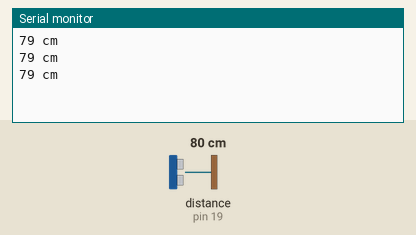
Bench run of a sketch on a simulated Arduino Uno, built with avr-gcc and run on an emulated ATmega328P. Shown: the last lines printed to the serial monitor. Wiring (inferred from the names in the program): ultrasonic range finder: trigger pin 16; echo pin 19. The test bench sets the inputs (shaded band); at power-on: distance to the obstacle (sensor on pin 19) 80 cm. The echo pulse lasts 58.3 µs per cm.

Above: at 1.3 s.
1.4 s: distance to the obstacle (sensor on pin 19) set to 2 cm
At 1.9 s:
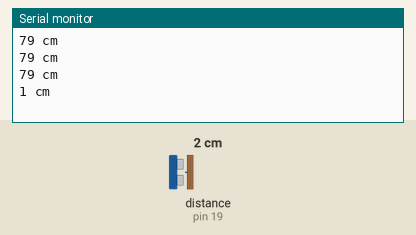
2.9 s: distance to the obstacle (sensor on pin 19) set to 4 cm
At 3.4 s:
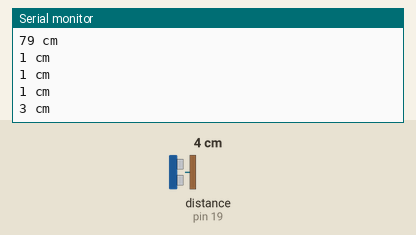
Timing chart, 0 to 5.9 s (numbered marks = the images above; inputs shaded):
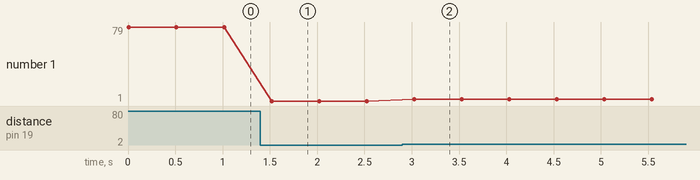

The sketch:

sketch_mar14c.ino
```cpp
int trig = 16;     //Transmisor
int eco = 19;      //Receptor
int duracion;     //Variable para duracion del pulso
int distancia;    //Variable para hallar la distancia

void setup() {
  pinMode(trig, OUTPUT);
  pinMode(eco, INPUT);
  Serial.begin(9600);
}

void loop() {
  //Enviamos el pulso
  digitalWrite(trig, HIGH);
  delay(1);
  digitalWrite(trig, LOW);

  duracion = pulseIn(eco, HIGH);  //Recibe el puslo
  distancia = duracion / 58.2;    //Calculo para hallar la distancia en cm

  Serial.print(distancia);
  Serial.println(" cm");
  delay(500);
}
```

Measured:
- after the input at 1.4 s, the serial monitor: prints a new line after 0.12 s (image 1)
- after the input at 2.9 s, the serial monitor: prints a new line after 0.13 s (image 2)
- plotted number 1: 79 → 1 after the input at 1.4 s, 1 → 3 after the input at 2.9 s
